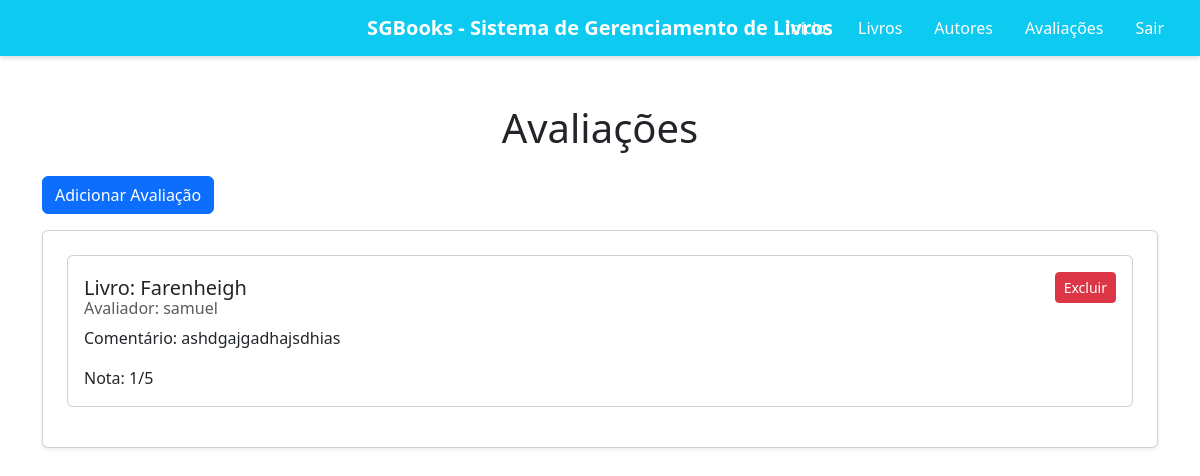
Before: /livros/avaliacoes/ with the older database file.
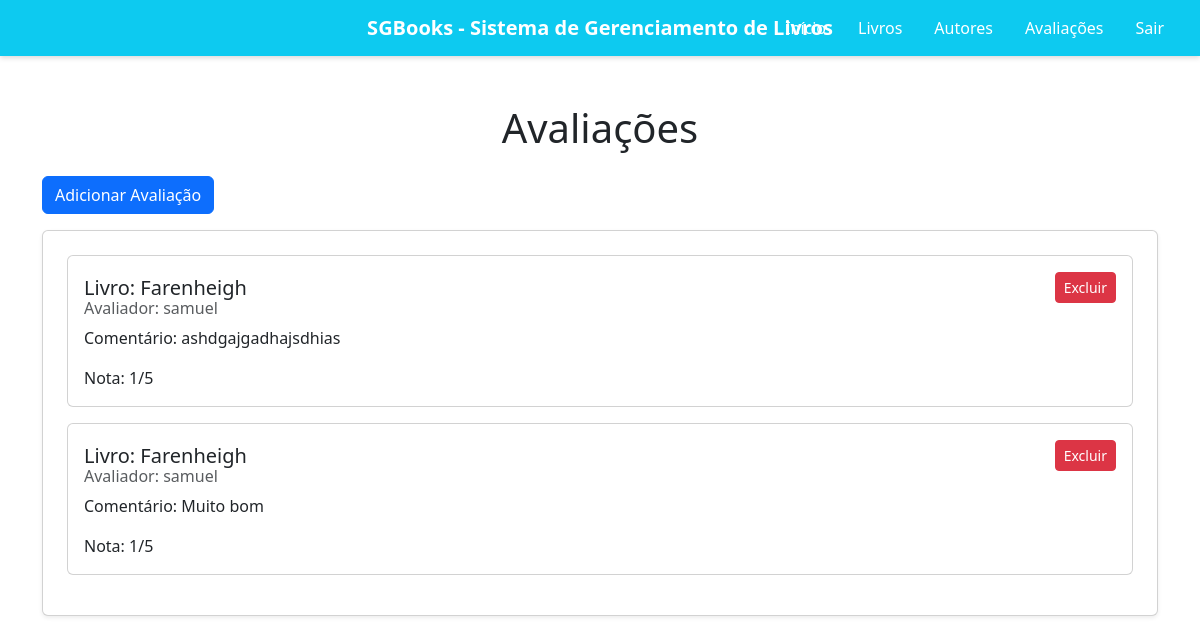
After: the same page with the newer database file.
### meusite/models.py (models this page shows)
class Avaliacao(models.Model):
    livro = models.ForeignKey(
        Livro,
        on_delete=models.CASCADE,
        related_name='avaliacoes')
    avaliador = models.CharField(max_length=100)
    nota = models.PositiveIntegerField()
    comentario = models.TextField(blank=True, null=True)
    data_avaliacao = models.DateTimeField(auto_now_add=True)

class Livro(models.Model): #models.model indica que a classe Livro é um modelo do Django é padrão
    titulo = models.CharField(max_length=200) #CharField é um campo de texto com tamanho máximo definido
    autor = models.ForeignKey(
        Autor,
        on_delete=models.CASCADE,
        related_name='livros')
    ano_publicacao = models.PositiveIntegerField()
    editora = models.CharField(max_length=100, blank=True, null=True) #blank e null permitem que o campo seja opcional

### meusite/views.py (the view)
# urls.py: path('avaliacoes/', views.avaliacoes, name='avaliacoes'),
def avaliacoes(request):
    avaliacoes = Avaliacao.objects.all()
    return render(request, 'avaliacoes.html', {'avaliacoes': avaliacoes})

### meusite/templates/avaliacoes.html (shortened to what this page needs)
<!DOCTYPE html>
<html lang="pt-br">
<head>
  <link
    href="https://cdn.jsdelivr.net/npm/bootstrap@5.3.8/dist/css/bootstrap.min.css"
    rel="stylesheet"
  />
</head>
<body>
  <header>
    <nav class="navbar navbar-expand-lg navbar-dark navbar-custom">
      <div class="container-fluid position-relative">
        <a class="navbar-brand" href="{% url 'index' %}">
          SGBooks - Sistema de Gerenciamento de Livros
        </a>
        <ul class="navbar-nav ms-auto d-flex flex-row gap-3 me-3">
          <li class="nav-item"><a class="nav-link" href="{% url 'index' %}">Início</a></li>
          <li class="nav-item"><a class="nav-link" href="{% url 'cadastro_livro' %}">Livros</a></li>
          <li class="nav-item"><a class="nav-link" href="#">Autores</a></li>
          <li class="nav-item"><a class="nav-link" href="{% url 'avaliacoes' %}">Avaliações</a></li>
          <li class="nav-item"><a class="nav-link" href="{% url 'logout' %}">Sair</a></li>
        </ul>
      </div>
    </nav>
  </header>
  <div class="container mt-5">
    <h1 class="mb-4 text-center text-dark">Avaliações</h1>
    <a class="btn btn-primary mb-3" href="{% url 'salvar_avaliacao' %}">Adicionar Avaliação</a>
    <div class="card p-4 mb-4 shadow-sm">
      {% for a in avaliacoes %}
        <div class="card p-3 mb-3">
          <div class="d-flex justify-content-between align-items-center">
            <h5 class="card-title mb-0">Livro: {{ a.livro.titulo }}</h5>
            <a href="{% url 'exclui_avaliacao' a.id %}" class="btn btn-danger btn-sm" onclick="return confirm('Deseja excluir esta avaliação?')">
              Excluir
            </a>
          </div>
          <h6 class="card-subtitle mb-2 text-muted">Avaliador: {{ a.avaliador }}</h6>
          <p class="card-text">Comentário: {{ a.comentario }}</p>
          <p class="card-text">Nota: {{ a.nota }}/5</p>
        </div>
      {% empty %}
        <p class="text-muted">Nenhuma avaliação cadastrada.</p>
      {% endfor %}
    </div>
  </div>
</body>
</html>

Changed rows visible on the page:
added Avaliacao: livro.titulo "Farenheigh", avaliador "samuel", comentario "Muito bom", nota "1"
